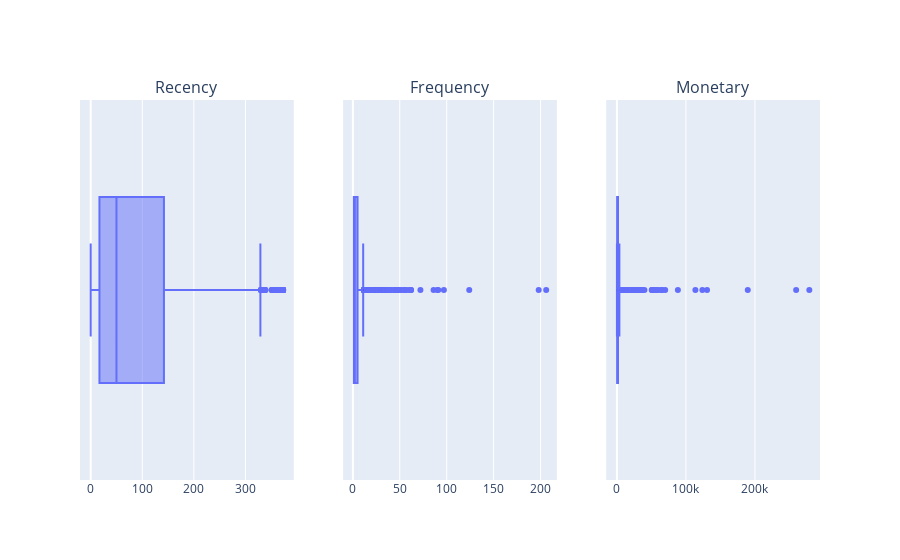

Write notebook code for a chart like this one.
### Markdown cell above
Теперь давайте взглянем на коробчатые диаграммы для каждого из признаков:

### Code cell
boxes = [px.box(rfm_table, x=column) for column in rfm_table.columns]
fig = make_subplots(
    rows=1, cols=3, 
    subplot_titles=(
        "Recency","Frequency", "Monetary"
    )
)

for i, box in enumerate(boxes):
    fig.add_trace(boxes[i]['data'][0], row=1, col=i+1)

fig.update_layout(showlegend=True)
fig.write_html('images/boxplot_1.html')
fig.show()

### Figure 1 — Plotly figure (JSON) as saved in the notebook; plotly's stock layout.template omitted (floating-point values rounded to 4 significant figures; data arrays with more than 128 entries replaced by an {"elided": "..."} marker saying what was removed)
{"data": [{"alignmentgroup": "True", "hovertemplate": "Recency=%{x}<extra></extra>", "legendgroup": "", "marker": {"color": "#636efa"}, "name": "", "notched": false, "offsetgroup": "", "orientation": "h", "showlegend": false, "type": "box", "x": {"elided": "4334 int values"}, "x0": " ", "xaxis": "x", "y0": " ", "yaxis": "y"}, {"alignmentgroup": "True", "hovertemplate": "Frequency=%{x}<extra></extra>", "legendgroup": "", "marker": {"color": "#636efa"}, "name": "", "notched": false, "offsetgroup": "", "orientation": "h", "showlegend": false, "type": "box", "x": {"elided": "4334 int values"}, "x0": " ", "xaxis": "x2", "y0": " ", "yaxis": "y2"}, {"alignmentgroup": "True", "hovertemplate": "Monetary=%{x}<extra></extra>", "legendgroup": "", "marker": {"color": "#636efa"}, "name": "", "notched": false, "offsetgroup": "", "orientation": "h", "showlegend": false, "type": "box", "x": {"elided": "4334 float values"}, "x0": " ", "xaxis": "x3", "y0": " ", "yaxis": "y3"}], "layout": {"annotations": [{"font": {"size": 16}, "showarrow": false, "text": "Recency", "x": 0.1444, "xanchor": "center", "xref": "paper", "y": 1, "yanchor": "bottom", "yref": "paper"}, {"font": {"size": 16}, "showarrow": false, "text": "Frequency", "x": 0.5, "xanchor": "center", "xref": "paper", "y": 1, "yanchor": "bottom", "yref": "paper"}, {"font": {"size": 16}, "showarrow": false, "text": "Monetary", "x": 0.8556, "xanchor": "center", "xref": "paper", "y": 1, "yanchor": "bottom", "yref": "paper"}], "showlegend": true, "xaxis": {"anchor": "y", "domain": [0, 0.2889]}, "xaxis2": {"anchor": "y2", "domain": [0.3556, 0.6444]}, "xaxis3": {"anchor": "y3", "domain": [0.7111, 1]}, "yaxis": {"anchor": "x", "domain": [0, 1]}, "yaxis2": {"anchor": "x2", "domain": [0, 1]}, "yaxis3": {"anchor": "x3", "domain": [0, 1]}}}
